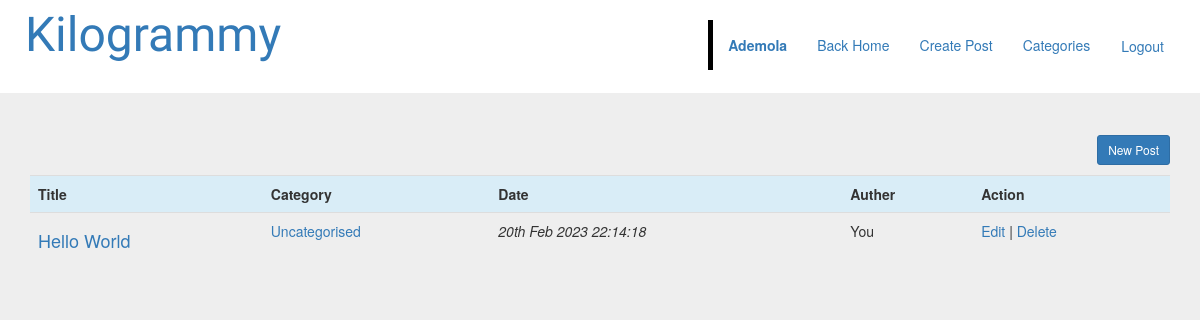
/public/admin/index.php (signed in), run on the app's committed database.
### tables this page shows
CREATE TABLE `blog_posts` (
  `id` int(11) NOT NULL,
  `postTitle` varchar(200) NOT NULL,
  `description` text NOT NULL,
  `content` text NOT NULL,
  `post_date` timestamp NOT NULL DEFAULT current_timestamp() ON UPDATE current_timestamp(),
  `auther` varchar(25) NOT NULL,
  `catinfo` varchar(11) DEFAULT NULL
);

CREATE TABLE `blog_cats` (
  `catID` int(11) NOT NULL,
  `catTitle` varchar(200) NOT NULL,
  `catSlug` varchar(200) NOT NULL
);

### public/admin/index.php (the view, shortened to what this page needs)
<?php
	require_once('../inc/dbconfig.php');
?>
	<div class="container topspace">
		<div class="" style="text-align:right;">
				<p><a class="btn btn-primary btn-sm" href='new-post.php'>New Post</a></p>
		</div>
			<?php
				$query = "SELECT id, postTitle, description, post_date, auther, catinfo FROM blog_posts ORDER BY id DESC";
				$result = mysqli_query($con,$query);
				if (mysqli_num_rows($result) > 0)
				{
					echo '<table class="table table-hover"><tr class="info"><th>Title</th><th>Category</th><th>Date</th><th>Auther</th><th>Action</th></tr>';
					while($row = mysqli_fetch_assoc($result))
					{
						echo '<tr>';
			                echo '<td><h4><a href="../viewpost.php?id='.$row['id'].'&title='.$row['postTitle'].'">'.$row['postTitle'].'</a></h4></td>';
			        $forcat = "SELECT catID, catTitle, catSlug FROM blog_cats WHERE catID = ".$row['catinfo']."";
						$result1 = mysqli_query($con,$forcat);
						if (mysqli_num_rows($result1) > 0)
						{
							while($row1 = mysqli_fetch_assoc($result1))
							{
								echo '<td><a href="../viewbycat.php?catid='.$row1['catID'].'&category='.$row1['catTitle'].'">'.$row1['catTitle'].'</a></td>';
							}
						}
						else echo '<td> - </td>';
			                echo '<td><i>'.date('jS M Y H:i:s', strtotime($row['post_date'])).'</td><td></i>'.$row['auther'].'</td>';
			                ?>
			                <td>
			            <?php
			                echo '<a href="edit.php?id='.$row['id'].'&title='.$row['postTitle'].'">Edit</a>';
			                echo ' | ';
			                echo '<a href="delete.php?id='.$row['id'].'&title='.$row['postTitle'].'">Delete</a>';
			            echo '</td>';
			            echo '</tr>';
					}
					echo '</table>';
				}
				else
				{
					echo '<div class="alert alert-warning text-center"><h3>no posts found, visit after sometime!</h3></div>';
					die();
				}
			?>
		</div>
</body>
</html>

### public/css/styles.css (style rules this page uses)
body { background: #eee !important; }
a, a:hover { text-decoration: none; }
.topspace { margin-top: 75px; }

### data on the page
blog_posts: postTitle "Hello World", post_date "20th Feb 2023 22:14:18", auther "You"
blog_cats: catTitle "Uncategorised"

### other printed values
BLOG "Kilogrammy"
$_SESSION['username'] "Ademola"
